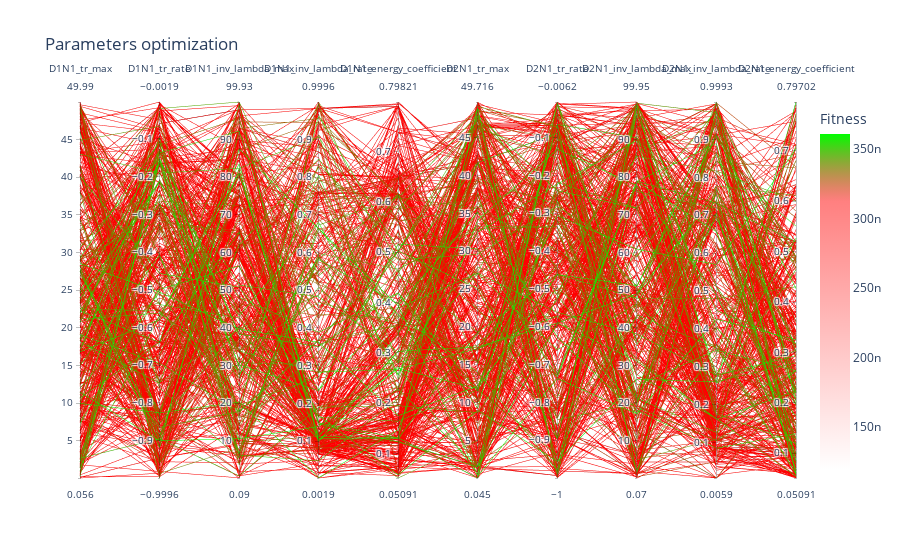

Notebook code for this chart:
### Code cell
viewer.parallel_coordinates(
    1000,
    color_continuous_scale=[
        [0, "rgba(255,0,0,0)"],
        [0.7, "rgba(255,0,0,0.5)"],
        [1, "rgba(50, 255, 50, 1)"],
    ],
)

### Figure 1 — Plotly figure (JSON) as saved in the notebook; plotly's stock layout.template omitted (floating-point values rounded to 4 significant figures; data arrays with more than 128 entries replaced by an {"elided": "..."} marker saying what was removed)
{"data": [{"dimensions": [{"label": "D1N1_tr_max", "values": {"elided": "1000 float values"}}, {"label": "D1N1_tr_rate", "values": {"elided": "1000 float values"}}, {"label": "D1N1_inv_lambda_max", "values": {"elided": "1000 float values"}}, {"label": "D1N1_inv_lambda_rate", "values": {"elided": "1000 float values"}}, {"label": "D1N1_energy_coefficient", "values": {"elided": "1000 float values"}}, {"label": "D2N1_tr_max", "values": {"elided": "1000 float values"}}, {"label": "D2N1_tr_rate", "values": {"elided": "1000 float values"}}, {"label": "D2N1_inv_lambda_max", "values": {"elided": "1000 float values"}}, {"label": "D2N1_inv_lambda_rate", "values": {"elided": "1000 float values"}}, {"label": "D2N1_energy_coefficient", "values": {"elided": "1000 float values"}}], "domain": {"x": [0, 1], "y": [0, 1]}, "line": {"color": {"elided": "1000 float values"}, "coloraxis": "coloraxis"}, "name": "", "type": "parcoords"}], "layout": {"coloraxis": {"colorbar": {"title": {"text": "Fitness"}}, "colorscale": [[0, "rgba(255,0,0,0)"], [0.8, "rgba(255,0,0,0.5)"], [1, "rgba(0, 255, 0, 1)"]]}, "legend": {"tracegroupgap": 0}, "title": {"text": "Parameters optimization"}}}
